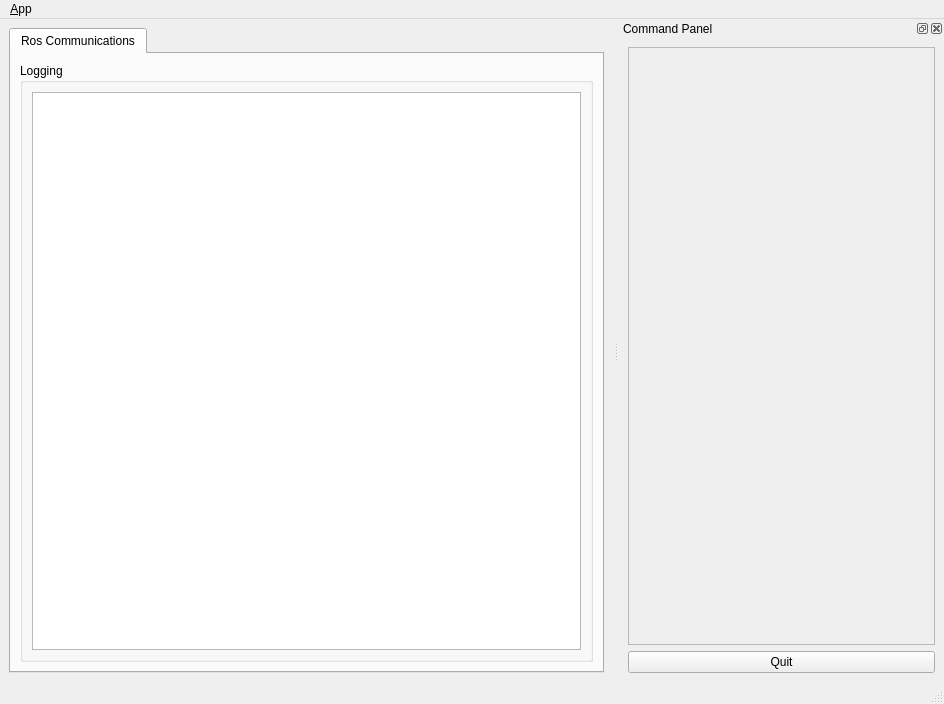
<?xml version="1.0" encoding="UTF-8"?>
<ui version="4.0">
 <class>MainWindowDesign</class>
 <widget class="QMainWindow" name="MainWindowDesign">
  <property name="geometry">
   <rect>
    <x>0</x>
    <y>0</y>
    <width>944</width>
    <height>704</height>
   </rect>
  </property>
  <property name="windowTitle">
   <string>QApp</string>
  </property>
  <property name="windowIcon">
   <iconset resource="../resources/images.qrc">
    <normaloff>:/images/icon.png</normaloff>:/images/icon.png</iconset>
  </property>
  <property name="locale">
   <locale language="English" country="Australia"/>
  </property>
  <widget class="QWidget" name="centralwidget">
   <layout class="QHBoxLayout">
    <item>
     <widget class="QTabWidget" name="tab_manager">
      <property name="minimumSize">
       <size>
        <width>100</width>
        <height>0</height>
       </size>
      </property>
      <property name="locale">
       <locale language="English" country="Australia"/>
      </property>
      <property name="currentIndex">
       <number>0</number>
      </property>
      <widget class="QWidget" name="tab_status">
       <attribute name="title">
        <string>Ros Communications</string>
       </attribute>
       <layout class="QVBoxLayout" name="verticalLayout_2">
        <item>
         <widget class="QGroupBox" name="groupBox_12">
          <property name="sizePolicy">
           <sizepolicy hsizetype="MinimumExpanding" vsizetype="Preferred">
            <horstretch>0</horstretch>
            <verstretch>0</verstretch>
           </sizepolicy>
          </property>
          <property name="title">
           <string>Logging</string>
          </property>
          <layout class="QGridLayout" name="gridLayout_3">
           <item row="0" column="0">
            <widget class="QListView" name="view_logging"/>
           </item>
          </layout>
         </widget>
        </item>
       </layout>
      </widget>
     </widget>
    </item>
   </layout>
  </widget>
  <widget class="QMenuBar" name="menubar">
   <property name="geometry">
    <rect>
     <x>0</x>
     <y>0</y>
     <width>944</width>
     <height>21</height>
    </rect>
   </property>
   <widget class="QMenu" name="menu_File">
    <property name="title">
     <string>&amp;App</string>
    </property>
    <addaction name="action_Preferences"/>
    <addaction name="separator"/>
    <addaction name="actionAbout"/>
    <addaction name="actionAbout_Qt"/>
    <addaction name="separator"/>
    <addaction name="action_Quit"/>
   </widget>
   <addaction name="menu_File"/>
  </widget>
  <widget class="QStatusBar" name="statusbar"/>
  <widget class="QDockWidget" name="dock_status">
   <property name="sizePolicy">
    <sizepolicy hsizetype="Minimum" vsizetype="Preferred">
     <horstretch>0</horstretch>
     <verstretch>0</verstretch>
    </sizepolicy>
   </property>
   <property name="minimumSize">
    <size>
     <width>325</width>
     <height>368</height>
    </size>
   </property>
   <property name="allowedAreas">
    <set>Qt::RightDockWidgetArea</set>
   </property>
   <property name="windowTitle">
    <string>Command Panel</string>
   </property>
   <attribute name="dockWidgetArea">
    <number>2</number>
   </attribute>
   <widget class="QWidget" name="dockWidgetContents_2">
    <layout class="QVBoxLayout" name="verticalLayout">
     <item>
      <widget class="QFrame" name="frame">
       <property name="sizePolicy">
        <sizepolicy hsizetype="Minimum" vsizetype="Preferred">
         <horstretch>0</horstretch>
         <verstretch>0</verstretch>
        </sizepolicy>
       </property>
       <property name="frameShape">
        <enum>QFrame::StyledPanel</enum>
       </property>
       <property name="frameShadow">
        <enum>QFrame::Raised</enum>
       </property>
       <layout class="QVBoxLayout" name="verticalLayout_3">
        <item>
         <spacer name="verticalSpacer_3">
          <property name="orientation">
           <enum>Qt::Vertical</enum>
          </property>
          <property name="sizeHint" stdset="0">
           <size>
            <width>20</width>
            <height>233</height>
           </size>
          </property>
         </spacer>
        </item>
       </layout>
      </widget>
     </item>
     <item>
      <widget class="QPushButton" name="quit_button">
       <property name="sizePolicy">
        <sizepolicy hsizetype="MinimumExpanding" vsizetype="Fixed">
         <horstretch>0</horstretch>
         <verstretch>0</verstretch>
        </sizepolicy>
       </property>
       <property name="text">
        <string>Quit</string>
       </property>
      </widget>
     </item>
    </layout>
   </widget>
  </widget>
  <action name="action_Quit">
   <property name="text">
    <string>&amp;Quit</string>
   </property>
   <property name="shortcut">
    <string>Ctrl+Q</string>
   </property>
   <property name="shortcutContext">
    <enum>Qt::ApplicationShortcut</enum>
   </property>
  </action>
  <action name="action_Preferences">
   <property name="text">
    <string>&amp;Preferences</string>
   </property>
  </action>
  <action name="actionAbout">
   <property name="text">
    <string>&amp;About</string>
   </property>
  </action>
  <action name="actionAbout_Qt">
   <property name="text">
    <string>About &amp;Qt</string>
   </property>
  </action>
 </widget>
 <resources>
  <include location="../resources/images.qrc"/>
 </resources>
 <connections>
  <connection>
   <sender>action_Quit</sender>
   <signal>triggered()</signal>
   <receiver>MainWindowDesign</receiver>
   <slot>close()</slot>
   <hints>
    <hint type="sourcelabel">
     <x>-1</x>
     <y>-1</y>
    </hint>
    <hint type="destinationlabel">
     <x>399</x>
     <y>299</y>
    </hint>
   </hints>
  </connection>
  <connection>
   <sender>quit_button</sender>
   <signal>clicked()</signal>
   <receiver>MainWindowDesign</receiver>
   <slot>close()</slot>
   <hints>
    <hint type="sourcelabel">
     <x>859</x>
     <y>552</y>
    </hint>
    <hint type="destinationlabel">
     <x>469</x>
     <y>299</y>
    </hint>
   </hints>
  </connection>
 </connections>
</ui>
